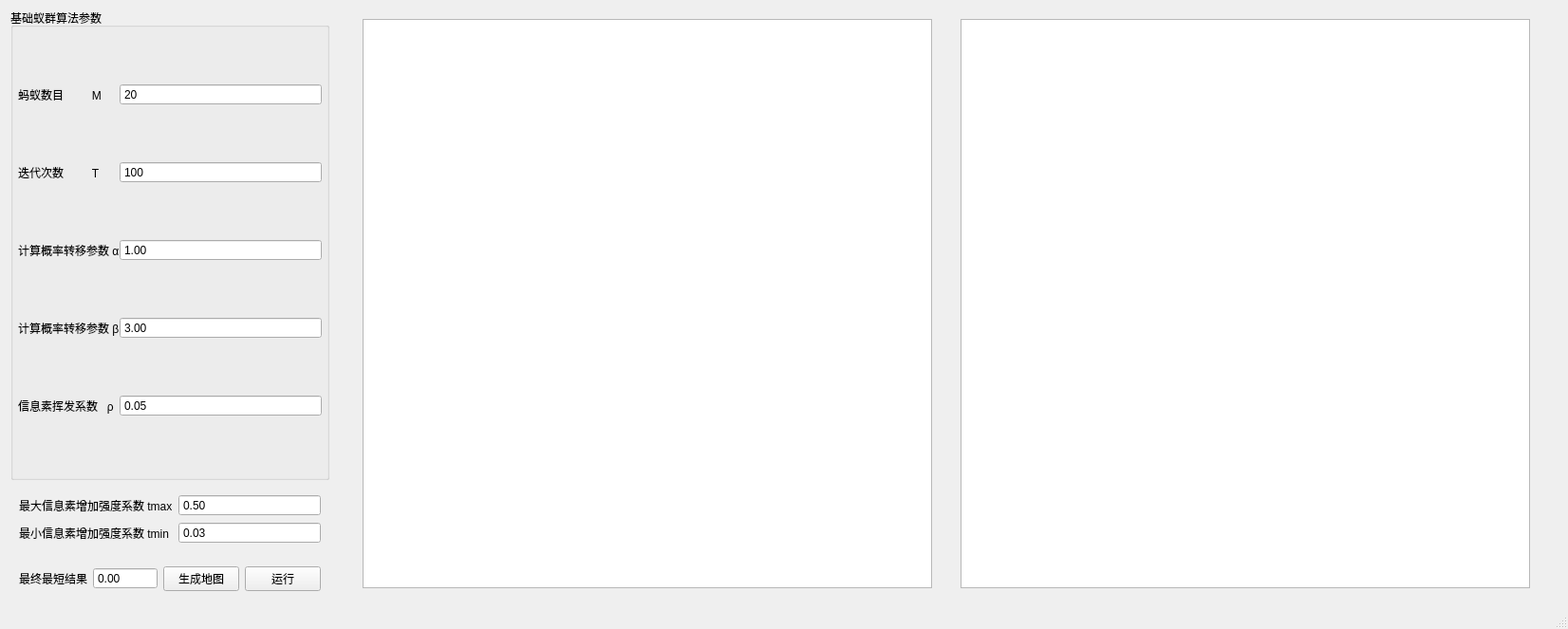
<?xml version="1.0" encoding="UTF-8"?>
<ui version="4.0">
 <class>MainWindow</class>
 <widget class="QMainWindow" name="MainWindow">
  <property name="geometry">
   <rect>
    <x>0</x>
    <y>0</y>
    <width>1652</width>
    <height>663</height>
   </rect>
  </property>
  <property name="windowTitle">
   <string>最大最小蚂蚁算法仿真模拟TSP问题</string>
  </property>
  <widget class="QWidget" name="centralwidget">
   <layout class="QHBoxLayout" name="horizontalLayout_3" stretch="1,2,2">
    <property name="leftMargin">
     <number>2</number>
    </property>
    <property name="topMargin">
     <number>0</number>
    </property>
    <property name="rightMargin">
     <number>2</number>
    </property>
    <property name="bottomMargin">
     <number>0</number>
    </property>
    <item>
     <widget class="QWidget" name="widget" native="true">
      <layout class="QVBoxLayout" name="verticalLayout">
       <item>
        <widget class="QGroupBox" name="groupBox">
         <property name="title">
          <string>基础蚁群算法参数</string>
         </property>
         <layout class="QGridLayout" name="gridLayout" columnstretch="1,0">
          <property name="leftMargin">
           <number>5</number>
          </property>
          <property name="topMargin">
           <number>0</number>
          </property>
          <property name="rightMargin">
           <number>5</number>
          </property>
          <property name="bottomMargin">
           <number>0</number>
          </property>
          <property name="spacing">
           <number>0</number>
          </property>
          <item row="0" column="0">
           <widget class="QLabel" name="label">
            <property name="text">
             <string>蚂蚁数目         M</string>
            </property>
           </widget>
          </item>
          <item row="1" column="1">
           <widget class="QSpinBox" name="spinBox_it_count">
            <property name="buttonSymbols">
             <enum>QAbstractSpinBox::NoButtons</enum>
            </property>
            <property name="minimum">
             <number>100</number>
            </property>
            <property name="maximum">
             <number>10000</number>
            </property>
            <property name="value">
             <number>100</number>
            </property>
           </widget>
          </item>
          <item row="4" column="1">
           <widget class="QDoubleSpinBox" name="doubleSpinBox_rho">
            <property name="buttonSymbols">
             <enum>QAbstractSpinBox::NoButtons</enum>
            </property>
            <property name="maximum">
             <double>1.000000000000000</double>
            </property>
            <property name="singleStep">
             <double>0.010000000000000</double>
            </property>
            <property name="value">
             <double>0.050000000000000</double>
            </property>
           </widget>
          </item>
          <item row="2" column="0">
           <widget class="QLabel" name="label_4">
            <property name="text">
             <string>计算概率转移参数 α</string>
            </property>
           </widget>
          </item>
          <item row="1" column="0">
           <widget class="QLabel" name="label_2">
            <property name="sizePolicy">
             <sizepolicy hsizetype="Fixed" vsizetype="Preferred">
              <horstretch>0</horstretch>
              <verstretch>0</verstretch>
             </sizepolicy>
            </property>
            <property name="text">
             <string>迭代次数         T</string>
            </property>
           </widget>
          </item>
          <item row="3" column="0">
           <widget class="QLabel" name="label_5">
            <property name="text">
             <string>计算概率转移参数 β</string>
            </property>
           </widget>
          </item>
          <item row="2" column="1">
           <widget class="QDoubleSpinBox" name="doubleSpinBox_alpha">
            <property name="buttonSymbols">
             <enum>QAbstractSpinBox::NoButtons</enum>
            </property>
            <property name="minimum">
             <double>1.000000000000000</double>
            </property>
            <property name="maximum">
             <double>5.000000000000000</double>
            </property>
            <property name="singleStep">
             <double>0.010000000000000</double>
            </property>
            <property name="value">
             <double>1.000000000000000</double>
            </property>
           </widget>
          </item>
          <item row="0" column="1">
           <widget class="QSpinBox" name="spinBox_ant_number">
            <property name="buttonSymbols">
             <enum>QAbstractSpinBox::NoButtons</enum>
            </property>
            <property name="minimum">
             <number>1</number>
            </property>
            <property name="maximum">
             <number>100</number>
            </property>
            <property name="value">
             <number>20</number>
            </property>
           </widget>
          </item>
          <item row="3" column="1">
           <widget class="QDoubleSpinBox" name="doubleSpinBox_beta">
            <property name="buttonSymbols">
             <enum>QAbstractSpinBox::NoButtons</enum>
            </property>
            <property name="minimum">
             <double>3.000000000000000</double>
            </property>
            <property name="maximum">
             <double>5.000000000000000</double>
            </property>
            <property name="singleStep">
             <double>0.010000000000000</double>
            </property>
            <property name="value">
             <double>3.000000000000000</double>
            </property>
           </widget>
          </item>
          <item row="4" column="0">
           <widget class="QLabel" name="label_6">
            <property name="text">
             <string>信息素挥发系数   ρ</string>
            </property>
           </widget>
          </item>
         </layout>
        </widget>
       </item>
       <item>
        <widget class="QStackedWidget" name="stackedWidget">
         <property name="sizePolicy">
          <sizepolicy hsizetype="Preferred" vsizetype="Fixed">
           <horstretch>0</horstretch>
           <verstretch>0</verstretch>
          </sizepolicy>
         </property>
         <property name="currentIndex">
          <number>0</number>
         </property>
         <widget class="QWidget" name="stackedWidgetPage1">
          <layout class="QGridLayout" name="gridLayout_2">
           <item row="0" column="0">
            <widget class="QLabel" name="label_7">
             <property name="text">
              <string>最大信息素增加强度系数 tmax</string>
             </property>
            </widget>
           </item>
           <item row="0" column="1">
            <widget class="QDoubleSpinBox" name="doubleSpinBox_tmax">
             <property name="buttonSymbols">
              <enum>QAbstractSpinBox::NoButtons</enum>
             </property>
             <property name="maximum">
              <double>1.000000000000000</double>
             </property>
             <property name="singleStep">
              <double>0.010000000000000</double>
             </property>
             <property name="value">
              <double>0.500000000000000</double>
             </property>
            </widget>
           </item>
           <item row="1" column="0">
            <widget class="QLabel" name="label_8">
             <property name="text">
              <string>最小信息素增加强度系数 tmin</string>
             </property>
            </widget>
           </item>
           <item row="1" column="1">
            <widget class="QDoubleSpinBox" name="doubleSpinBox_tmin">
             <property name="buttonSymbols">
              <enum>QAbstractSpinBox::NoButtons</enum>
             </property>
             <property name="maximum">
              <double>1.000000000000000</double>
             </property>
             <property name="singleStep">
              <double>0.010000000000000</double>
             </property>
             <property name="value">
              <double>0.030000000000000</double>
             </property>
            </widget>
           </item>
          </layout>
         </widget>
         <widget class="QWidget" name="stackedWidgetPage2"/>
        </widget>
       </item>
       <item>
        <widget class="QWidget" name="widget_3" native="true">
         <property name="sizePolicy">
          <sizepolicy hsizetype="Preferred" vsizetype="Fixed">
           <horstretch>0</horstretch>
           <verstretch>0</verstretch>
          </sizepolicy>
         </property>
         <layout class="QHBoxLayout" name="horizontalLayout">
          <item>
           <widget class="QLabel" name="label_9">
            <property name="sizePolicy">
             <sizepolicy hsizetype="Fixed" vsizetype="Preferred">
              <horstretch>0</horstretch>
              <verstretch>0</verstretch>
             </sizepolicy>
            </property>
            <property name="text">
             <string>最终最短结果</string>
            </property>
           </widget>
          </item>
          <item>
           <widget class="QDoubleSpinBox" name="doubleSpinBox_result">
            <property name="readOnly">
             <bool>true</bool>
            </property>
            <property name="buttonSymbols">
             <enum>QAbstractSpinBox::NoButtons</enum>
            </property>
            <property name="maximum">
             <double>99999999.989999994635582</double>
            </property>
           </widget>
          </item>
          <item>
           <widget class="QPushButton" name="pushButton_initmap">
            <property name="text">
             <string>生成地图</string>
            </property>
           </widget>
          </item>
          <item>
           <widget class="QPushButton" name="pushButton_run">
            <property name="text">
             <string>运行</string>
            </property>
           </widget>
          </item>
         </layout>
        </widget>
       </item>
      </layout>
     </widget>
    </item>
    <item>
     <widget class="QWidget" name="widget_4" native="true">
      <layout class="QHBoxLayout" name="horizontalLayout_2">
       <property name="spacing">
        <number>0</number>
       </property>
       <property name="leftMargin">
        <number>1</number>
       </property>
       <property name="topMargin">
        <number>0</number>
       </property>
       <property name="rightMargin">
        <number>1</number>
       </property>
       <property name="bottomMargin">
        <number>0</number>
       </property>
       <item>
        <widget class="QGraphicsView" name="graphicsView_map">
         <property name="minimumSize">
          <size>
           <width>600</width>
           <height>600</height>
          </size>
         </property>
         <property name="maximumSize">
          <size>
           <width>600</width>
           <height>600</height>
          </size>
         </property>
        </widget>
       </item>
      </layout>
     </widget>
    </item>
    <item>
     <widget class="QWidget" name="widget_2" native="true">
      <layout class="QVBoxLayout" name="verticalLayout_2">
       <property name="spacing">
        <number>3</number>
       </property>
       <property name="leftMargin">
        <number>3</number>
       </property>
       <property name="topMargin">
        <number>1</number>
       </property>
       <property name="rightMargin">
        <number>3</number>
       </property>
       <property name="bottomMargin">
        <number>1</number>
       </property>
       <item>
        <widget class="ChartView" name="graphicsView_result">
         <property name="minimumSize">
          <size>
           <width>600</width>
           <height>600</height>
          </size>
         </property>
         <property name="maximumSize">
          <size>
           <width>600</width>
           <height>600</height>
          </size>
         </property>
        </widget>
       </item>
      </layout>
     </widget>
    </item>
   </layout>
  </widget>
  <widget class="QMenuBar" name="menubar">
   <property name="geometry">
    <rect>
     <x>0</x>
     <y>0</y>
     <width>1652</width>
     <height>26</height>
    </rect>
   </property>
  </widget>
  <widget class="QStatusBar" name="statusbar"/>
 </widget>
 <customwidgets>
  <customwidget>
   <class>ChartView</class>
   <extends>QGraphicsView</extends>
   <header>chartview.h</header>
  </customwidget>
 </customwidgets>
 <resources/>
 <connections/>
</ui>
